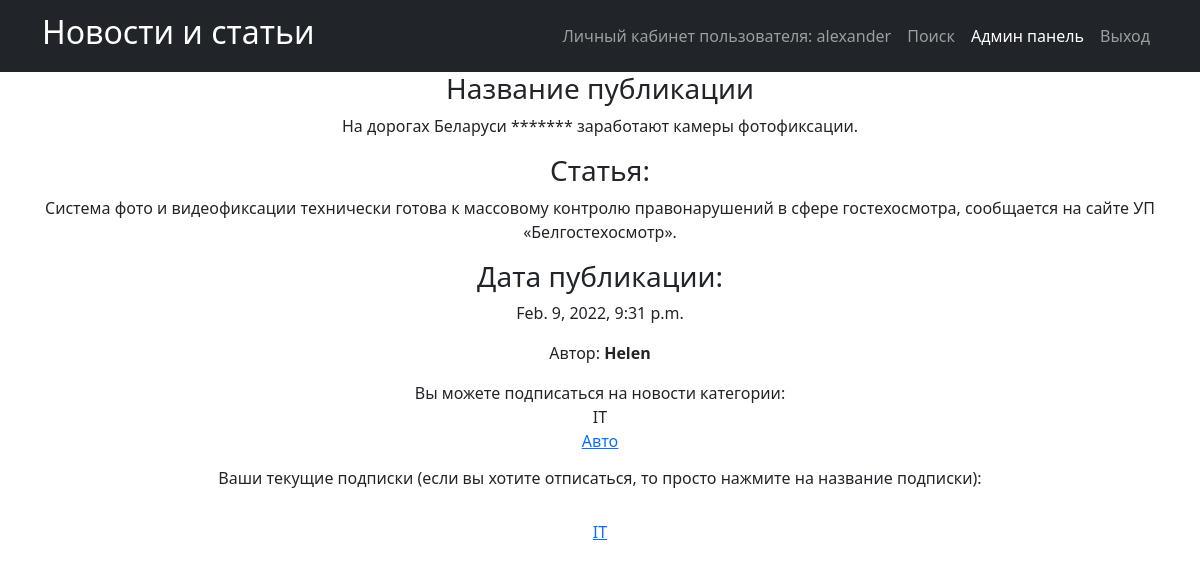
The page /news/2 (signed in) on the database its author committed.
### news_portal/models.py (models this page shows, shortened)
class Post(models.Model):
    PostAuthor = models.ForeignKey(Author, on_delete=models.CASCADE)
    NEWS = 'NW'
    ARTICLE = 'AR'
    CATEGORIES = [
        ('NW', 'Новость'),
        ('AR', 'Статья')
    ]
    categoryType = models.CharField(max_length=2, choices=CATEGORIES)
    pubData = models.DateTimeField('дата добавления', auto_now_add=True)
    postCategory = models.ManyToManyField(Category, through='postCategory')
    postTitle = models.CharField('название публикации', max_length=255)
    postText = models.TextField('текст публикации')
    postRating = models.SmallIntegerField('рейтинг публикации', default=0)

class Author(models.Model):
    authorUser = models.OneToOneField(User, on_delete=models.CASCADE)
    authorRating = models.IntegerField(default=0, verbose_name='authorRating')
    def __str__(self):
        return f'{self.authorUser.username}'

class Category(models.Model):
    categoryname = models.CharField('Категория', max_length=64, unique=True)
    subscribers = models.ManyToManyField(User, related_name='subscribed_categories')

### news_portal/views.py (the view)
# urls.py: path('<int:pk>', PostDetailView.as_view(), name='post_detail'),
class PostDetailView(DetailView):
    model = Post
    template_name = 'post_detail.html'
    queryset = Post.objects.filter()
    def get_context_data(self, **kwargs):
        context = super().get_context_data(**kwargs)
        id = self.kwargs.get('pk')
        context['user_category'] = Category.objects.filter(post__pk=id, subscribers=self.request.user)
        return context

### news_portal/templatetags/censor.py (called while the page is built)
@register.filter(name='censor')
def censor(value):
    text = value.split()
    for word in text:
        if word.lower() in CENSOR:
            value = value.replace(word, '*' * len(word))
    return value

### templates/post_detail.html (shortened to what this page needs)
{% extends 'flatpages/default.html' %}
{% load censor %}
{% block content %}
 <h3>Название публикации</h3>
    <p>{{  post.postTitle|censor }}</p>
<h3>Статья:</h3>
<p>{{ post.postText|censor }}</p>
<h3>Дата публикации:</h3>
<p>{{ post.pubData }}</p>
    <p>Автор: <b>{{ post.PostAuthor }}</b></p>
     {% if request.user.is_authenticated %}
        <p>
            Вы можете подписаться на новости категории:
            {% for category in post.postCategory.all %}
                {% if not category in user_category %}
                    <a href="{% url 'subscribe' category.pk %}"><br>{{ category.categoryname }}</a>
                {% else %}
                    <br>{{ category.categoryname }}
                {% endif %}
            {% endfor %}
          <h6>Ваши текущие подписки (если вы хотите отписаться, то просто нажмите на название подписки):</h6>
             {% for category in post.postCategory.all %}
             {% if category in user_category %}
            <a href="{% url 'subscribe' category.pk %}"><br>{{ category.categoryname }}</a>
            {% endif %}
            {% endfor %}
</p>
 {% endif %}
{% endblock content %}

### templates/flatpages/default.html (shortened to what this page needs)
<!DOCTYPE html>
<html lang="en">
    <head>
        {% load static %}
        <link href="{% static 'css/styles.css' %}" rel="stylesheet" />
    </head>
    <body>
        <nav class="navbar navbar-expand-lg navbar-dark bg-dark">
            <div class="container">
                <a class="navbar-brand" href=/news/><h2>Новости и статьи</h2></a>
                <div class="collapse navbar-collapse" id="navbarSupportedContent">
                    <ul class="navbar-nav ms-auto mb-2 mb-lg-0">
                        <li class="nav-item"><a class="nav-link" href=http://127.0.0.1:8000>Личный кабинет пользователя: {{request.user.username}}</a></li>
                        <li class="nav-item"><a class="nav-link" href=/news/search/>Поиск</a></li>
                        <li class="nav-item"><a class="nav-link active" aria-current="page" href=/admin/>Админ панель</a></li>
                        <li class="nav-item"><a class="nav-link" href=/sign/logout/>Выход</a></li>
                            </ul>
                </div>
            </div>
        </nav>
        <div class="container">
           <div class="row">
               <div class="col-lg-12 text-center">
                   {% block content %}{% endblock content %}
               </div>
           </div>
        </div>
    </body>
</html>

### rows shown on the page
Post: postTitle|censor "На дорогах Беларуси ******* заработают камеры фотофиксации.", postText|censor "Система фото и видеофиксации технически готова к массовому контролю правонарушений в сфере гостехосмотра, сообщается на сайте УП «Белгостехосмотр».", pubData "Feb. 9, 2022, 9:31 p.m.", PostAuthor "Helen"
Category: categoryname "IT"
Category: categoryname "Авто"

### other values the page prints
{{ request.user.username }} "alexander"
